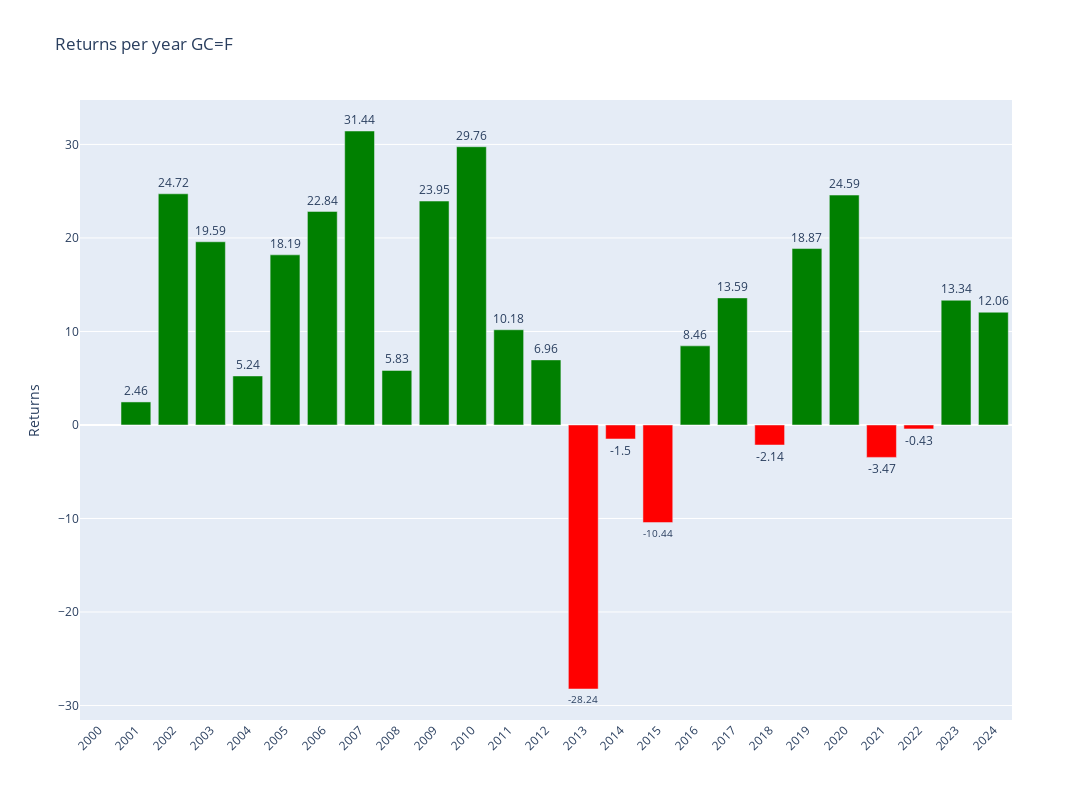

Write notebook code for a chart like this one.
### Code cell
# Plotly
fig = make_subplots()

# Add colors
colors = ['green' if x >= 0 else 'red' for x in annual_data['Return']]

# Graph (1,1)
fig.add_trace(go.Bar(y=annual_data['Return'],x=annual_data['Return'].index,text=round(annual_data['Return'],2),textposition='outside',marker_color=colors,hoverinfo='skip'),row=1,col=1)

# Update xaxis properties
fig.update_yaxes(title_text="Returns", row=1, col=1)

fig.update_layout(xaxis=dict(tickvals=annual_data.index,tickangle=-45),height=800, width=1300,title=f"Returns per year {ticker}")

fig.show()

### Figure 1 — Plotly figure (JSON) as saved in the notebook; plotly's stock layout.template omitted (floating-point values rounded to 4 significant figures)
{"data": [{"hoverinfo": "skip", "marker": {"color": ["red", "green", "green", "green", "green", "green", "green", "green", "green", "green", "green", "green", "green", "red", "red", "red", "green", "green", "red", "green", "green", "red", "red", "green", "green"]}, "text": [null, 2.46, 24.72, 19.59, 5.24, 18.19, 22.84, 31.44, 5.83, 23.95, 29.76, 10.18, 6.96, -28.24, -1.5, -10.44, 8.46, 13.59, -2.14, 18.87, 24.59, -3.47, -0.43, 13.34, 12.06], "textposition": "outside", "type": "bar", "x": [2000, 2001, 2002, 2003, 2004, 2005, 2006, 2007, 2008, 2009, 2010, 2011, 2012, 2013, 2014, 2015, 2016, 2017, 2018, 2019, 2020, 2021, 2022, 2023, 2024], "xaxis": "x", "y": [null, 2.463, 24.72, 19.59, 5.244, 18.19, 22.84, 31.44, 5.833, 23.95, 29.76, 10.18, 6.961, -28.24, -1.498, -10.44, 8.46, 13.59, -2.143, 18.87, 24.59, -3.465, -0.4268, 13.34, 12.06], "yaxis": "y"}], "layout": {"height": 800, "title": {"text": "Returns per year GC=F"}, "width": 1300, "xaxis": {"anchor": "y", "domain": [0, 1], "tickangle": -45, "tickvals": [2000, 2001, 2002, 2003, 2004, 2005, 2006, 2007, 2008, 2009, 2010, 2011, 2012, 2013, 2014, 2015, 2016, 2017, 2018, 2019, 2020, 2021, 2022, 2023, 2024]}, "yaxis": {"anchor": "x", "domain": [0, 1], "title": {"text": "Returns"}}}}
